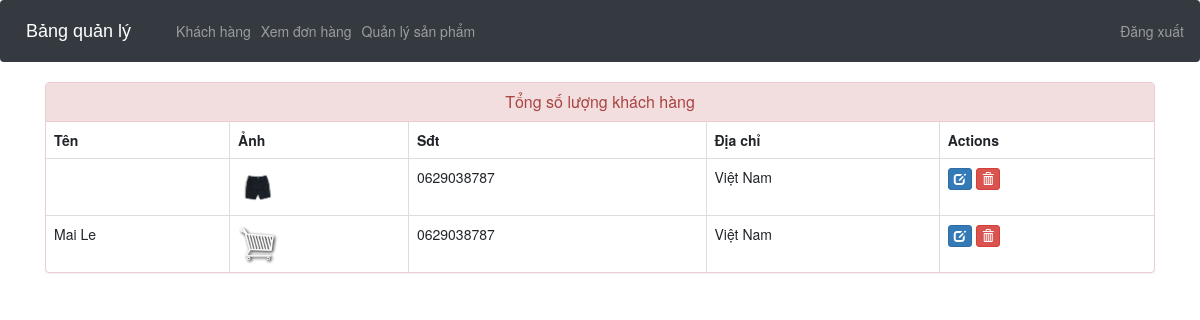
/view-customer (signed in), run on the app's committed database.
### ecom/models.py (models this page shows, shortened)
class Customer(models.Model):
    user=models.OneToOneField(User,on_delete=models.CASCADE)
    profile_pic= models.ImageField(upload_to='profile_pic/CustomerProfilePic/',null=True,blank=True)
    address = models.CharField(max_length=40)
    mobile = models.CharField(max_length=20,null=False)
    @property
    def get_name(self):
        return self.user.first_name+" "+self.user.last_name

### ecom/views.py (the view)
# urls.py: path('view-customer', views.view_customer_view,name='view-customer'),
@login_required(login_url='adminlogin')
def view_customer_view(request):
    customers=models.Customer.objects.all()
    return render(request,'ecom/view_customer.html',{'customers':customers})

### templates/ecom/view_customer.html (shortened to what this page needs)
{% extends 'ecom/admin_base.html' %}
{% load static %}
{% block content %}
<head>
  <link href="//netdna.bootstrapcdn.com/bootstrap/3.0.0/css/bootstrap.min.css" rel="stylesheet" id="bootstrap-css">
</head>
<div class="container">
  <div class="panel panel-danger">
    <div class="panel-heading">
      <h6 class="panel-title">Tổng số lượng khách hàng</h6>
    </div>
    <table class="table table-hover table-bordered" id="dev-table">
      <thead>
        <tr>
          <th>Tên</th>
          <th>Ảnh</th>
          <th>Sđt</th>
          <th>Địa chỉ</th>
          <th>Actions</th>
        </tr>
      </thead>
      {% for c in customers %}
      <tr>
        <td> {{c.get_name}}</td>
        <td> <img src="{% static c.profile_pic.url %}" alt="Profile Pic" height="40px" width="40px" /></td>
        <td>{{c.mobile}}</td>
        <td>{{c.address}}</td>
        <td><a class="btn btn-primary btn-xs" href="{% url 'update-customer' c.id  %}"><span class="glyphicon glyphicon-edit"></span></a>
        <a class="btn btn-danger btn-xs" href="{% url 'delete-customer' c.id  %}"><span class="glyphicon glyphicon-trash"></span></a></td>
      </tr>
      {% endfor %}
    </table>
  </div>
</div>
{% endblock content %}

### templates/ecom/view_customer.html (style rules this page uses)
a:link { text-decoration: none; }
h6 { text-align: center; }

### data on the page
Customer: profile_pic (picture), mobile "0629038787", address "Việt Nam"
Customer: get_name "Mai Le", profile_pic (picture), mobile "0629038787", address "Việt Nam"
